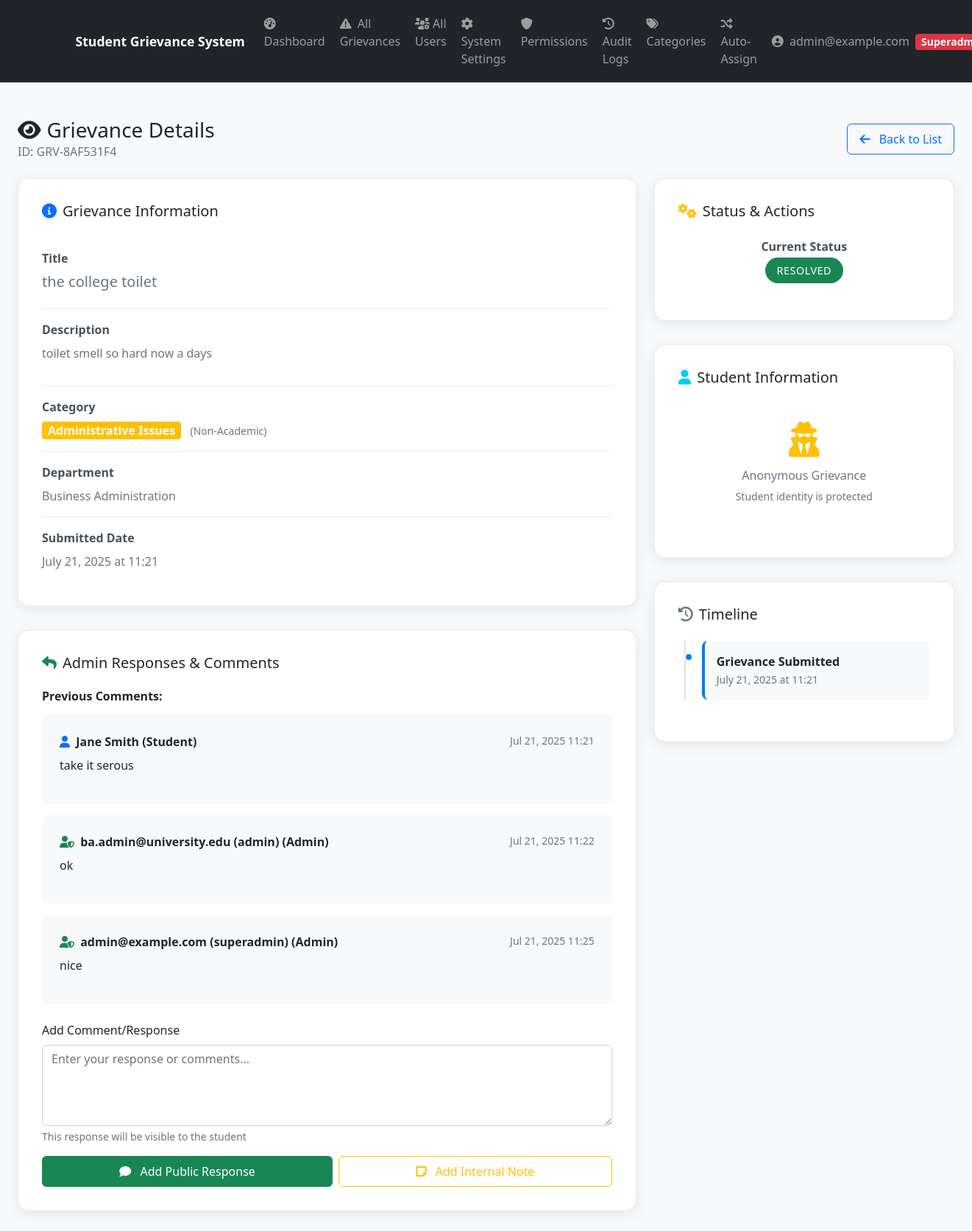
Before: /api/admin-panel/grievances/8af531f4-13a6-44f1-8c1b-29a8b00b7a92/ (signed in) with the older database file.
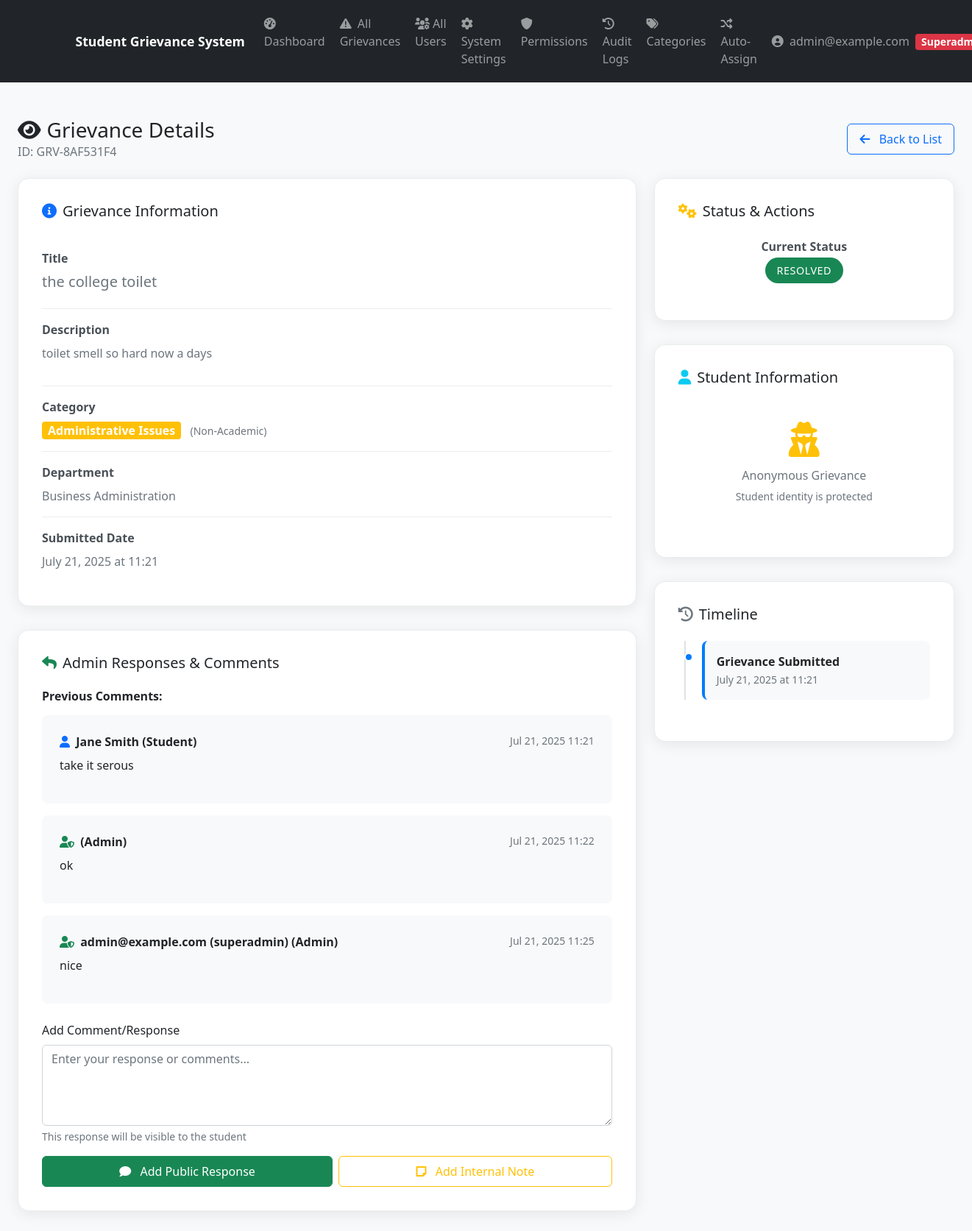
After: the same page with the newer database file.
### apps/grievances/models.py (models this page shows, shortened)
class GrievanceComment(models.Model):
    COMMENT_TYPES = [
        ('comment', 'Comment'),
        ('status_update', 'Status Update'),
        ('internal_note', 'Internal Note'),
    ]
    id = models.UUIDField(primary_key=True, default=uuid.uuid4, editable=False)
    grievance = models.ForeignKey(Grievance, on_delete=models.CASCADE, related_name='comments')
    user = models.ForeignKey(settings.AUTH_USER_MODEL, on_delete=models.SET_NULL, null=True, blank=True)
    comment_type = models.CharField(max_length=20, choices=COMMENT_TYPES, default='comment')
    message = models.TextField()
    is_internal = models.BooleanField(default=False)  # Only visible to admins
    timestamp = models.DateTimeField(auto_now_add=True)
    class Meta:
        ordering = ['timestamp']

### apps/authentication/models.py (models this page shows, shortened)
class User(AbstractBaseUser, PermissionsMixin):
    ROLE_CHOICES = [
        ('student', 'Student'),
        ('admin', 'Admin'),
        ('superadmin', 'Super Admin'),
        ('officer', 'Grievance Officer'),
    ]
    email = models.EmailField(unique=True)  # STRING - Unique email address
    role = models.CharField(max_length=20, choices=ROLE_CHOICES, default='student')  # STRING - User role (e.g., 'student')
    created_at = models.DateTimeField(auto_now_add=True)  # DATETIME - Timestamp of registration
    is_active = models.BooleanField(default=True)
    is_staff = models.BooleanField(default=False)
    is_email_verified = models.BooleanField(default=False)
    objects = UserManager()
    USERNAME_FIELD = 'email'
    REQUIRED_FIELDS = []
    def get_display_name(self):
        if hasattr(self, 'student_profile') and self.student_profile.name:
            return self.student_profile.name
        return self.email
    @property
    def is_student(self):
        return self.role == 'student'
    @property
    def is_admin(self):
        return self.role in ['admin', 'superadmin', 'officer']
    @property
    def is_superadmin(self):
        return self.role == 'superadmin'
    def get_full_name(self):
        if hasattr(self, 'student_profile') and self.student_profile:
            return self.student_profile.name or self.email
        if hasattr(self, 'admin_profile') and self.admin_profile:
            return f"{self.admin_profile.user.email} ({self.admin_profile.role_level})"
        return self.email

### apps/students/models.py (models this page shows, shortened)
class AdminProfile(models.Model):
    ROLE_LEVEL_CHOICES = [
        ('superadmin', 'Super Admin'),
        ('admin', 'Department Admin'),  # Updated to match User model
        ('officer', 'Grievance Officer'),
    ]
    id = models.UUIDField(primary_key=True, default=uuid.uuid4, editable=False)
    user = models.OneToOneField(settings.AUTH_USER_MODEL, on_delete=models.CASCADE, related_name='admin_profile')
    role_level = models.CharField(max_length=20, choices=ROLE_LEVEL_CHOICES)
    department = models.CharField(max_length=100)  # Department is required for admin/officers
    employee_id = models.CharField(max_length=50, unique=True)
    phone = models.CharField(max_length=15, blank=True, null=True)
    office_location = models.CharField(max_length=100, blank=True, null=True)
    created_at = models.DateTimeField(auto_now_add=True)
    updated_at = models.DateTimeField(auto_now=True)
    class Meta:
        verbose_name = "Admin Profile"
        verbose_name_plural = "Admin Profiles"

### apps/admin_panel/views.py (the view)
# urls.py: path('grievances/<uuid:grievance_id>/', views.grievance_detail_view, name='grievance_detail'),
@login_required
@department_access_required
def grievance_detail_view(request, grievance_id):
    user = request.user
    try:
        grievance = get_object_or_404(Grievance, id=grievance_id)
        from apps.admin_panel.permissions import can_access_grievance
        if not can_access_grievance(user, grievance):
            messages.error(request, 'Access denied - You can only view grievances from your department or assigned to you')
            return redirect('admin_panel:grievance_list')
        context = {
            'grievance': grievance,
            'user_role': user.role,
            'can_manage_categories': can_manage_categories(user),
        }
        return render(request, 'admin_panel/grievance_detail.html', context)
    except Grievance.DoesNotExist:
        messages.error(request, 'Grievance not found')
        return redirect('admin_panel:grievance_list')

### apps/admin_panel/permissions.py (called while the page is built, shortened)
def can_manage_categories(user):
    return user.role == 'superadmin'

def can_access_grievance(user, grievance):
    if user.role == 'superadmin':
        return True

def department_access_required(view_func):
    @wraps(view_func)
    def wrapper(request, *args, **kwargs):
        if not request.user.is_authenticated:
            return redirect('authentication:login')
        if not request.user.is_admin:
            messages.error(request, 'Access denied.')
            return redirect('authentication:login')
        return view_func(request, *args, **kwargs)
    return wrapper

### apps/grievances/models.py (called while the page is built)
    @property
    def grievance_id(self):
        return f"GRV-{str(self.id)[:8].upper()}"

### apps/students/context_processors.py (called while the page is built)
def student_notifications(request):
    if request.user.is_authenticated and request.user.is_student:
        notifications = get_student_notifications(request.user)
        return {
            'student_notifications': notifications,
            'notifications_count': len(notifications)
        }
    return {
        'student_notifications': [],
        'notifications_count': 0
    }

### templates/admin_panel/grievance_detail.html (shortened to what the changed rows need)
{% extends 'base.html' %}
{% load static %}
{% block content %}
<div class="container-fluid py-4">
    <div class="row mb-4">
        <div class="col-12">
            <div class="d-flex justify-content-between align-items-center page-header-mobile">
                <div class="mb-2 mb-md-0">
                    <h1 class="h3 mb-0 text-gray-800">
                        <i class="fas fa-eye me-2"></i>Grievance Details
                    </h1>
                </div>
            </div>
        </div>
    </div>
    <div class="row">
        <div class="col-lg-8">
            <div class="detail-card">
                {% with all_comments=grievance.comments.all|dictsort:"timestamp" %}
                {% if all_comments %}
                <div class="mb-4">
                    {% for comment in all_comments %}
                    <div class="comment-box mb-3 {% if comment.is_internal %}border-warning{% endif %}">
                        <div class="d-flex justify-content-between align-items-start mb-2">
                            <div>
                                <strong>
                                    {% if comment.user.is_student %}
                                        <i class="fas fa-user me-1 text-primary"></i>
                                        {{ comment.user.get_full_name }} (Student)
                                    {% else %}
                                        <i class="fas fa-user-shield me-1 text-success"></i>
                                        {{ comment.user.get_full_name }} (Admin)
                                    {% endif %}
                                </strong>
                            </div>
                            <small class="text-muted">{{ comment.timestamp|date:"M d, Y H:i" }}</small>
                        </div>
                        <p class="mb-0">{{ comment.message|linebreaks }}</p>
                    </div>
                    {% endfor %}
                </div>
                {% endif %}
                {% endwith %}
            </div>
        </div>
    </div>
</div>
{% endblock %}

Changed rows visible on the page:
changed GrievanceComment "ok": user.get_full_name "ba.admin@university.edu (admin)" → (not shown)
